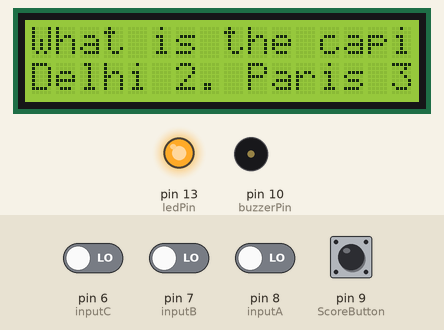
The sketch below on a simulated Arduino Uno, built with avr-gcc and run on an emulated ATmega328P. Shown: 16×2 character LCD, output pins drawn as LEDs (lit = HIGH), buzzer (waves = sounding). The inputs (shaded band) are chosen by the test bench; at power-on: pin 6 (inputC), pin 7 (inputB), pin 8 (inputA), pin 9 (ScoreButton) LOW. What the sketch prints to the serial monitor is not drawn.

Above: at 1.2 s.
1.3 s: pin 8 (inputA) driven HIGH
At 4.21 s:
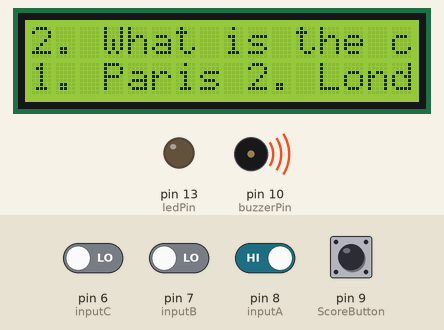
4.3 s: pin 8 (inputA) driven LOW
At 5.51 s:
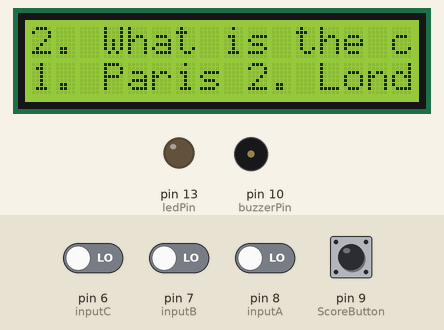
7.3 s: pin 9 (ScoreButton) pulled HIGH for 1 s
At 7.8 s:
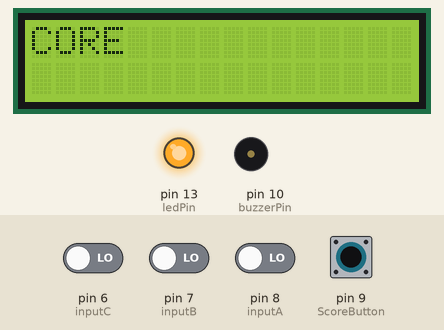
9.8 s: pin 8 (inputA) driven HIGH
At 12.58 s:
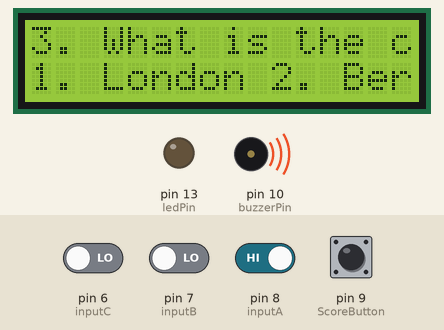
12.8 s: pin 8 (inputA) driven LOW
At 15.76 s:
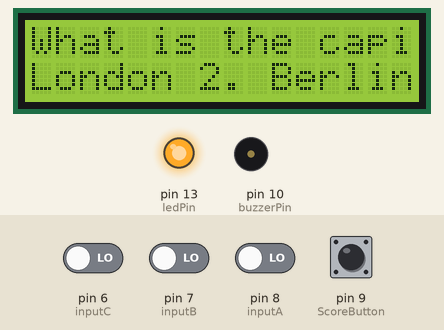
15.8 s: pin 7 (inputB) driven HIGH
At 18.9 s:
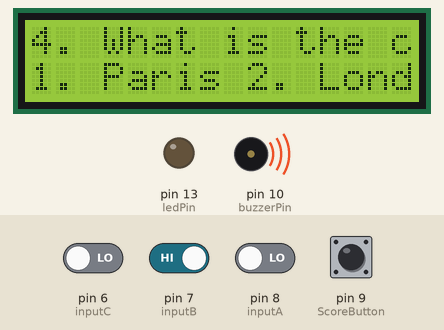
Timing chart, 0 to 19.8 s (numbered marks = the images above; inputs shaded):
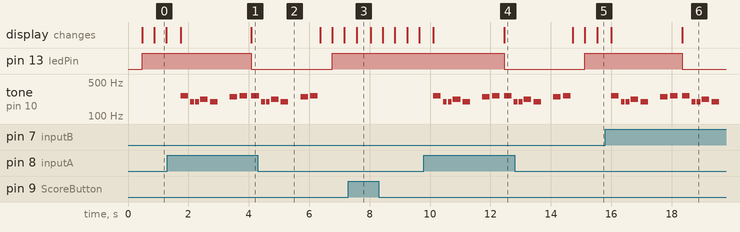

The sketch:

sketch_may16a.ino
```cpp
#include <LiquidCrystal.h>

const int rs = 12, en = 11, d4 = 5, d5 = 4, d6 = 3, d7 = 2;
LiquidCrystal lcd(rs, en, d4, d5, d6, d7);
int melodyWin[]={262, 196, 196, 220, 196, 0, 247, 262};
int melodyLose[] = {262,294,330};
String Questions[4] = {"1. What is the capital of India?",
                      "2. What is the capital of France?",
                      "3. What is the capital of Germany?",
                      "4. What is the capital of Italy?"};
String options[4] = {"1. Delhi 2. Paris 3. Berlin",
                        "1. Paris 2. London 3. Berlin",
                        "1. London 2. Berlin 3. Paris",
                        "1. Paris 2. London 3. Rome"};
String ans[4] = {"A", "A", "B", "C"};
int noteDurationsWin[]={4, 8, 8, 4, 4, 4, 4, 4};
int noteDurationsLose[] = {2,2,2};
int ledPin = LED_BUILTIN;    // choose the pin for the LED
int inputC = 6;       // define push button input pins
int inputB = 7;
int inputA = 8;
int ScoreButton = 9;
int buzzerPin = 10;
int score;
int Lost;
int quesNum;
int wonflag = 0;
int scorePressed = 0;
int clearFlag = 0;
int ledClear;
void setup()
{
  Serial.begin( 9600 );
  pinMode(ledPin, OUTPUT);   // declare LED as output
  pinMode(inputC, INPUT); // declare push button inputs
  pinMode(inputB, INPUT);
  pinMode(inputA, INPUT);
  pinMode(ScoreButton, INPUT);
  pinMode(buzzerPin, OUTPUT);
  Lost = 0;
  score = 0;
  quesNum = 0;
  WriteQuestion();
}

void loop()
{
  lcd.scrollDisplayLeft();
  delay(400);
  if (quesNum == 4 && ledClear == 0){
    wonflag = 1;
    if (ledClear == 0){
      ledClear = 1;
      lcd.clear();
    }
    lcd.setCursor(0, 0);
    lcd.print("YOU WIN WITH SCORE");
    lcd.setCursor(0, 1);
    lcd.print("                        ");
    lcd.print(score);
  }
  else{
  if (digitalRead(ScoreButton) == HIGH && wonflag == 0){
    if (scorePressed == 1){
      WriteQuestion();
      scorePressed = 0;
      clearFlag = 0;
    }
    else{
      if (scorePressed == 0){
        scorePressed = 1;
      }
      if (clearFlag == 0){
        lcd.clear();
      }
      clearFlag = 1;
      lcd.setCursor(0, 0);
      lcd.print("SCORE");
      lcd.setCursor(0, 1);
      lcd.print(score);
    }
//    delay(10);
//    lcd.begin(16, 2);
//    lcd.setCursor(0, 0);
//    lcd.print(Questions[quesNum]);
//    lcd.setCursor(0, 1);
//    lcd.print(options[quesNum]);
  }
  if (digitalRead(inputA) == HIGH && ans[quesNum] == "A" && wonflag == 0){
    clearFlag = 0;
    WriteQuestion();
    PlayWin();
    quesNum++;
    score++;
    WriteQuestion();
  }
  else if (digitalRead(inputB) == HIGH && ans[quesNum] == "B" && wonflag == 0){
    clearFlag = 0;
    WriteQuestion();
    PlayWin();
    quesNum++;
    score++;
    WriteQuestion();
  }
  else if (digitalRead(inputC) == HIGH && ans[quesNum] == "C" && wonflag == 0){
    clearFlag = 0;
    WriteQuestion();
    PlayWin();
    quesNum++;
    score++;
    WriteQuestion();
  }
  else if (wonflag == 0 && ((digitalRead(inputA) == HIGH && ans[quesNum] != "A") || (digitalRead(inputB) == HIGH && ans[quesNum] != "B") || (digitalRead(inputC) == HIGH && ans[quesNum] != "C"))){
    clearFlag = 0;
    WriteQuestion();
    PlayLose();
    quesNum = 0;
    score = 0;
    setup();
    WriteQuestion();
  }
  Serial.println(digitalRead(inputA));
  Serial.println(digitalRead(inputB));
  Serial.println(digitalRead(inputC));
  for(int i=6 ; i<=8 ; i++){
    checkPush(i);
  }
  }
}

void checkPush(int pinNumber)
{

  int pushed = digitalRead(pinNumber);  // read input value
  if (pushed == HIGH) {// check if the input is HIGH (button released)
    Serial.println(pinNumber);
    digitalWrite(ledPin, LOW);  // turn LED OFF
    PlayWin();
  }
  else
    digitalWrite(ledPin, HIGH);  // turn LED ON
}

void PlayWin(){
  for (int thisNote=0; thisNote <8; thisNote++){

    //to calculate the note duration, take one second. Divided by the note type
    int noteDuration = 1000 / noteDurationsWin [thisNote];
    tone(buzzerPin, melodyWin[thisNote], noteDuration);

    //to distinguish the notes, set a minimum time between them
    //the note's duration +30% seems to work well
    int pauseBetweenNotes = noteDuration * 1.30;
    delay(pauseBetweenNotes);

    //stop the tone playing
    noTone(8);
  }
}

void PlayLose(){
  for (int thisNote=0; thisNote <3; thisNote++){

    //to calculate the note duration, take one second. Divided by the note type
    int noteDuration = 1000 / noteDurationsLose [thisNote];
    tone(buzzerPin, melodyLose [thisNote], noteDuration);

    //to distinguish the notes, set a minimum time between them
    //the note's duration +30% seems to work well
    int pauseBetweenNotes = noteDuration * 1.30;
    delay(pauseBetweenNotes);

    //stop the tone playing
    noTone(8);
  }
}

void WriteQuestion(){
  lcd.begin(16, 2);
  lcd.print(Questions[quesNum]);
  lcd.setCursor(0, 1);
  lcd.print(options[quesNum]);
}
```

Measured:
- after the input at 1.3 s, pin 13 (ledPin): HIGH → LOW after 2.8 s; tone on pin 10 (buzzerPin): plays 262 Hz for 0.25 s, 196 Hz for 0.13 s, 196 Hz for 0.13 s, 220 Hz for 0.25 s, 196 Hz for 0.25 s, 247 Hz for 0.25 s … (8 notes in this stretch), starting after 0.44 s
- after the input at 4.3 s, pin 13 (ledPin): LOW → HIGH after 2.5 s; tone on pin 10 (buzzerPin): goes on until 6.3 s, then stays silent
- after the input at 7.3 s, the display: first changes after 0.27 s (image 3 shows a later state)
- after the input at 9.8 s, pin 13 (ledPin): HIGH → LOW after 2.7 s; tone on pin 10 (buzzerPin): plays 262 Hz for 0.25 s, 196 Hz for 0.13 s, 196 Hz for 0.13 s, 220 Hz for 0.25 s, 196 Hz for 0.25 s, 247 Hz for 0.25 s … (9 notes in this stretch), starting after 0.31 s
- after the input at 12.8 s, pin 13 (ledPin): LOW → HIGH after 2.3 s; tone on pin 10 (buzzerPin): goes on until 14.7 s, then stays silent; the display: first differs from a run without the input after 2.3 s (image 5 shows a later state)
- after the input at 15.8 s, pin 13 (ledPin): HIGH → LOW after 2.5 s; tone on pin 10 (buzzerPin): plays 262 Hz for 0.25 s, 196 Hz for 0.13 s, 196 Hz for 0.13 s, 220 Hz for 0.25 s, 196 Hz for 0.25 s, 247 Hz for 0.25 s … (12 notes in this stretch), starting after 0.20 s
- what the display in image 0 shows lasts 0.4 s, from 0.9 s to 1.3 s
